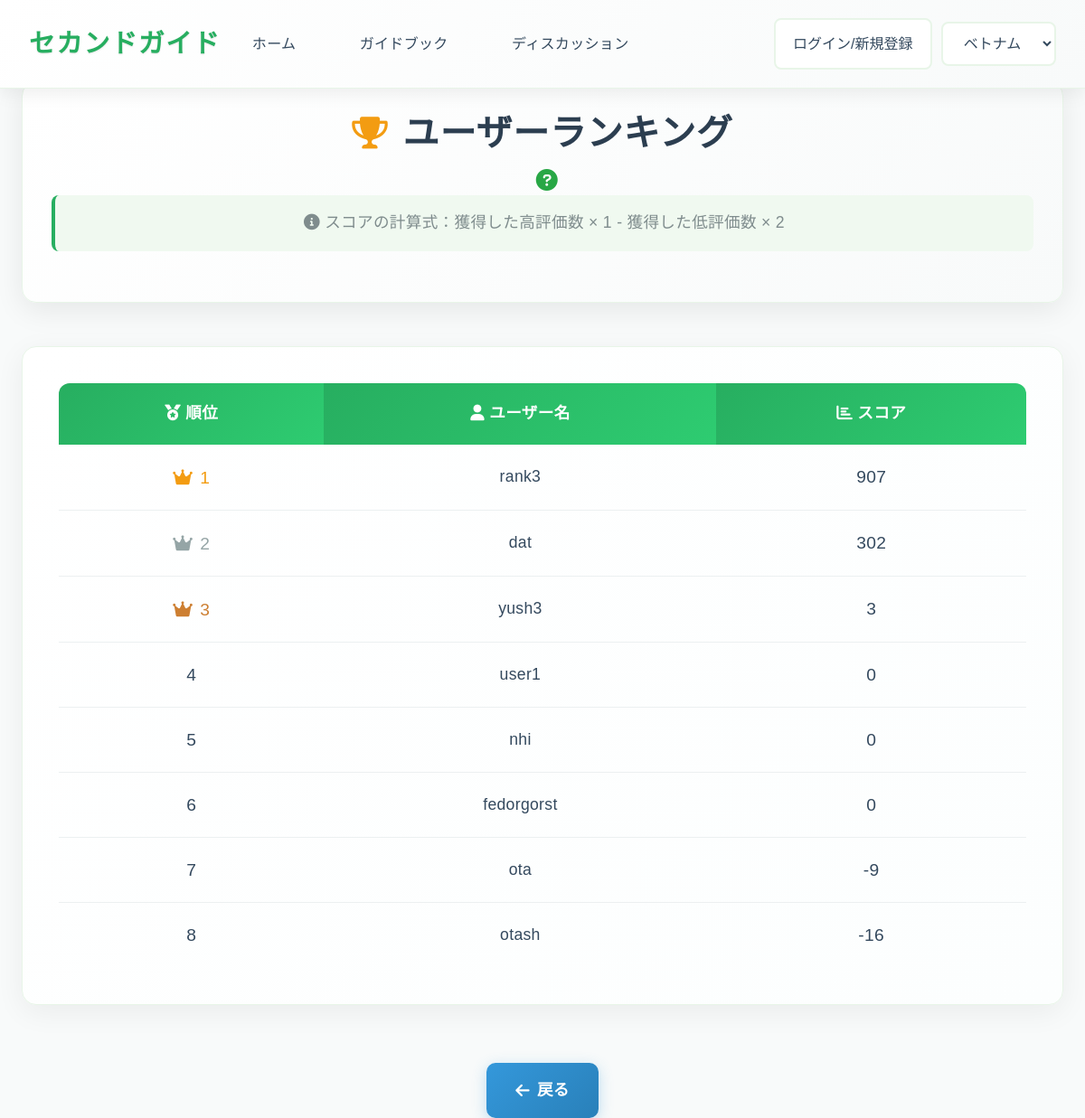
Page /discussions/ranking/ on the earlier database version.
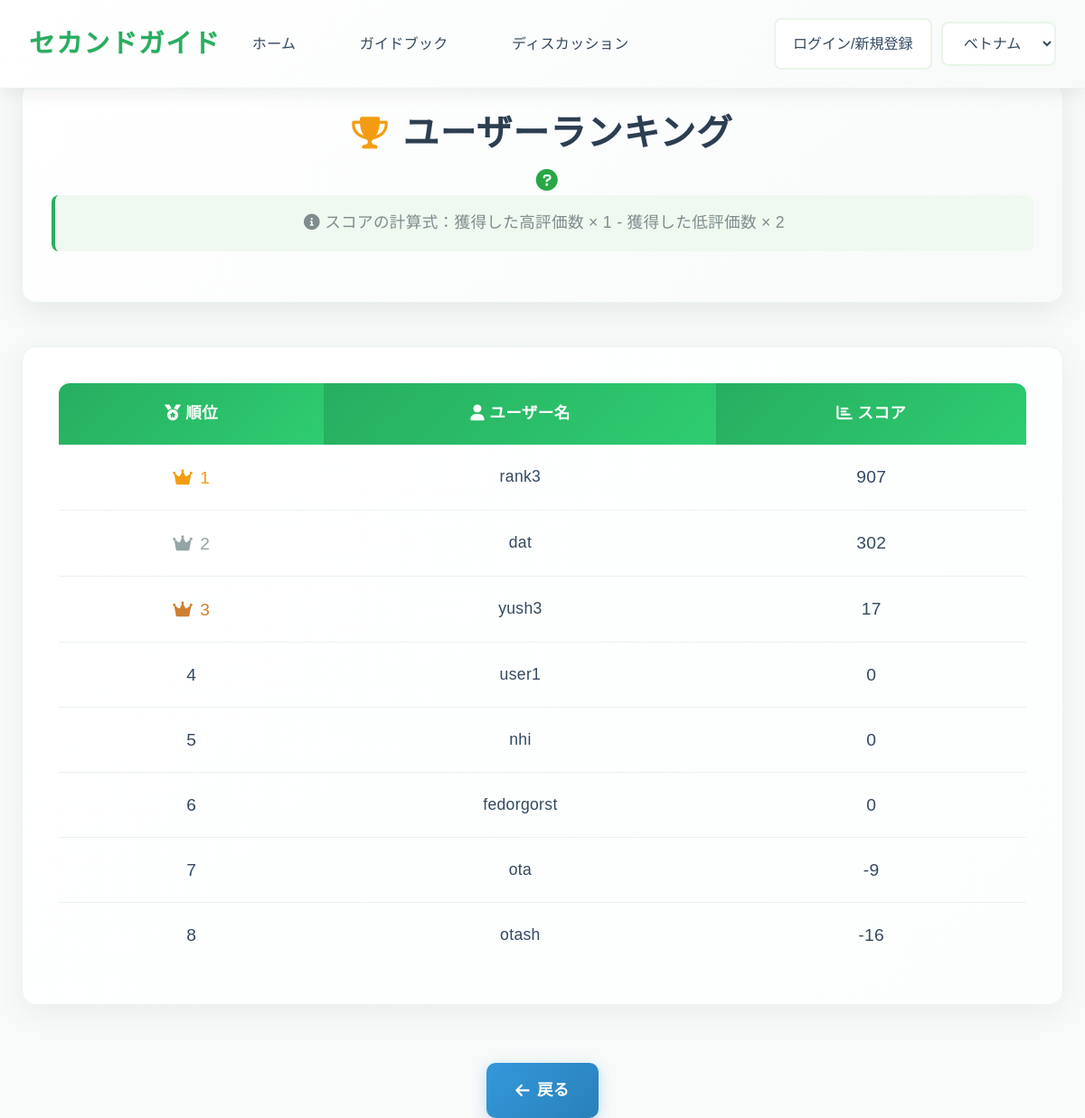
Same page on the later database version.
### app1/models.py (models this page shows, shortened)
class UserName(models.Model):
    id=models.UUIDField(primary_key=True,default=uuid.uuid4,editable=False)
    user_name=models.CharField(max_length=50,verbose_name="ユーザ名")
    password=models.CharField(max_length=50,null=True,blank=True,verbose_name="パスワード")
    score=models.IntegerField(default=0,verbose_name="スコア")

### app1/views.py (the view)
class RankingView(View):
    def get(self,request):
        users = UserName.objects.all().order_by('-score')
        return render(request,"app1/ranking.html",{"users":users})

### templates/app1/ranking.html (shortened to what this page needs)
<!DOCTYPE html>
<html lang="ja">
<head>
    <link rel="stylesheet" href="https://cdnjs.cloudflare.com/ajax/libs/font-awesome/6.0.0-beta3/css/all.min.css">
    <link rel="stylesheet" href="https://cdn.jsdelivr.net/npm/bootstrap@4.1.3/dist/css/bootstrap.min.css">
    {% load static %}
    <link rel="stylesheet" href="{% static 'app1/css/ranking_style.css' %}">
</head>
<body>
    <header class="navbar">
        <div class="navbar-brand">セカンドガイド</div>
        <nav class="navbar-menu">
            <a href="{% url 'app1:index' %}" class="nav-item active" style="text-decoration: none;">ホーム</a>
            <a href="{% url 'app1:general' %}" class="nav-item" style="text-decoration: none;">ガイドブック</a>
            <a href="{% url 'app1:discussions' %}" class="nav-item" style="text-decoration: none;">ディスカッション</a>
        </nav>
        {% if request.user.is_authenticated %}
        <form action="{% url 'accounts:logout' %}" method="post" style="margin: 0 0 0 auto; margin-right: 10px;">
            {% csrf_token %}
            <button type="submit" id="country-select" class="country-select" style="background-color: white;">{{request.user}}からログアウト</button>
        </form>
        {% else %}
        <button onclick="location.href='/login'" id="country-select" class="country-select" style="margin: 0 0 0 auto; margin-right: 10px; background-color: white;" >ログイン/新規登録</button>
        {% endif %}
        <div class="navbar-actions">
            <select id="country-select" class="country-select">
                <option value="ベトナム">ベトナム</option>
            </select>
        </div>
    </header>
    <main class="container">
        <div class="ranking-header">
            <h1>
                <i class="fas fa-trophy"></i>
                ユーザーランキング
            </h1>
    <div class="tooltip-container">
        <i class="fas fa-question-circle rank-info-icon"></i>
    </div>
            <div class="ranking-description">
                <i class="fas fa-info-circle"></i>
                スコアの計算式：獲得した高評価数 × 1 - 獲得した低評価数 × 2
            </div>
        </div>
        <div class="ranking-table-container">
            <table class="ranking-table">
                <thead>
                    <tr>
                        <th scope="col"><i class="fas fa-medal"></i> 順位</th>
                        <th scope="col"><i class="fas fa-user"></i> ユーザー名</th>
                        <th scope="col"><i class="fas fa-chart-bar"></i> スコア</th>
                    </tr>
                </thead>
                <tbody>
                    {% for user in users %}
                    <tr>
                        <td class="rank-position {% if forloop.counter == 1 %}first{% elif forloop.counter == 2 %}second{% elif forloop.counter == 3 %}third{% endif %}">{{forloop.counter}}</td>
                        <td class="user-name">{{user.user_name}}</td>
                        <td class="user-score {% if user.score > 0 %}positive-score{% elif user.score < 0 %}negative-score{% else %}zero-score{% endif %}">{{user.score}}</td>
                    </tr>
                    {% endfor %}
                </tbody>
            </table>
        </div>
        <div class="back-button-container">
            <button onclick="location.href='/discussions'" class="back-button">
                <i class="fas fa-arrow-left"></i>
                戻る
            </button>
        </div>
    </main>
</body>
</html>

Differences in the rows shown:
changed UserName "yush3": score "3" → "17"
